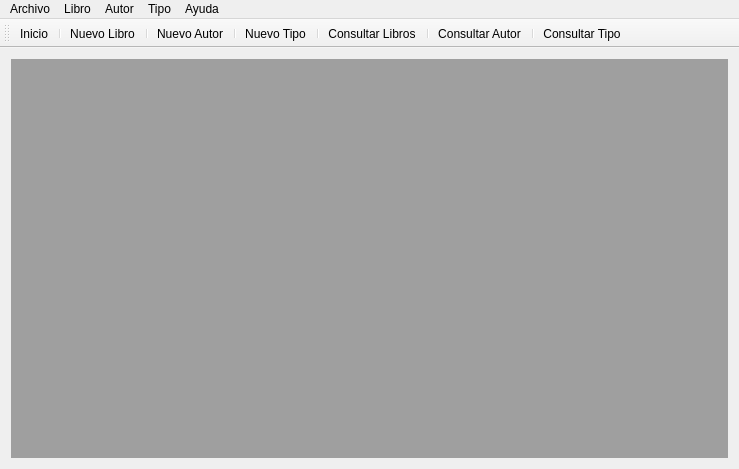
<?xml version="1.0" encoding="UTF-8"?>
<ui version="4.0">
 <class>MainWindow</class>
 <widget class="QMainWindow" name="MainWindow">
  <property name="geometry">
   <rect>
    <x>0</x>
    <y>0</y>
    <width>739</width>
    <height>469</height>
   </rect>
  </property>
  <property name="windowTitle">
   <string>Biblioteca</string>
  </property>
  <widget class="QWidget" name="centralWidget">
   <layout class="QGridLayout" name="gridLayout">
    <item row="0" column="0">
     <widget class="QMdiArea" name="mdiArea">
      <property name="styleSheet">
       <string notr="true"/>
      </property>
     </widget>
    </item>
   </layout>
  </widget>
  <widget class="QMenuBar" name="menuBar">
   <property name="geometry">
    <rect>
     <x>0</x>
     <y>0</y>
     <width>739</width>
     <height>21</height>
    </rect>
   </property>
   <widget class="QMenu" name="menuArchivo">
    <property name="title">
     <string>Archivo</string>
    </property>
    <addaction name="actionQuitar_aplicacion"/>
   </widget>
   <widget class="QMenu" name="menuLibro">
    <property name="title">
     <string>Libro</string>
    </property>
    <addaction name="actionAltaLibro"/>
    <addaction name="actionBajaLibro"/>
    <addaction name="actionConsultaLibro"/>
    <addaction name="actionModificacionLibro"/>
   </widget>
   <widget class="QMenu" name="menuAutor">
    <property name="title">
     <string>Autor</string>
    </property>
    <addaction name="actionAltaAutor"/>
    <addaction name="actionBajaAutor"/>
    <addaction name="actionConsultaAutor"/>
    <addaction name="actionModificacionAutor"/>
   </widget>
   <widget class="QMenu" name="menuEditorial">
    <property name="title">
     <string>Tipo</string>
    </property>
    <addaction name="actionAltaEditorial"/>
    <addaction name="actionBajaEditorial"/>
    <addaction name="actionConsultaEditorial"/>
    <addaction name="actionModificacionEditorial"/>
   </widget>
   <widget class="QMenu" name="menuAyuda">
    <property name="title">
     <string>Ayuda</string>
    </property>
    <addaction name="actionAcerca_de"/>
   </widget>
   <addaction name="menuArchivo"/>
   <addaction name="menuLibro"/>
   <addaction name="menuAutor"/>
   <addaction name="menuEditorial"/>
   <addaction name="menuAyuda"/>
  </widget>
  <widget class="QToolBar" name="mainToolBar">
   <attribute name="toolBarArea">
    <enum>TopToolBarArea</enum>
   </attribute>
   <attribute name="toolBarBreak">
    <bool>false</bool>
   </attribute>
   <addaction name="actionQuitar_aplicacion"/>
   <addaction name="separator"/>
   <addaction name="actionAltaLibro"/>
   <addaction name="separator"/>
   <addaction name="actionAltaAutor"/>
   <addaction name="separator"/>
   <addaction name="actionAltaEditorial"/>
   <addaction name="separator"/>
   <addaction name="actionConsultaLibro"/>
   <addaction name="separator"/>
   <addaction name="actionConsultaAutor"/>
   <addaction name="separator"/>
   <addaction name="actionConsultaEditorial"/>
  </widget>
  <action name="actionQuitar_aplicacion">
   <property name="icon">
    <iconset resource="iconos.qrc">
     <normaloff>:/menu.png</normaloff>:/menu.png</iconset>
   </property>
   <property name="text">
    <string>Inicio</string>
   </property>
  </action>
  <action name="actionAltaLibro">
   <property name="icon">
    <iconset resource="iconos.qrc">
     <normaloff>:/nuevo.png</normaloff>:/nuevo.png</iconset>
   </property>
   <property name="text">
    <string>Nuevo Libro</string>
   </property>
  </action>
  <action name="actionBajaLibro">
   <property name="icon">
    <iconset resource="iconos.qrc">
     <normaloff>:/eliminar.png</normaloff>:/eliminar.png</iconset>
   </property>
   <property name="text">
    <string>Eliminar Libro</string>
   </property>
  </action>
  <action name="actionConsultaLibro">
   <property name="icon">
    <iconset resource="iconos.qrc">
     <normaloff>:/biblioteca.png</normaloff>:/biblioteca.png</iconset>
   </property>
   <property name="text">
    <string>Consultar Libros</string>
   </property>
  </action>
  <action name="actionModificacionLibro">
   <property name="text">
    <string>Modificación</string>
   </property>
  </action>
  <action name="actionAltaAutor">
   <property name="icon">
    <iconset resource="iconos.qrc">
     <normaloff>:/nuevoautor.png</normaloff>:/nuevoautor.png</iconset>
   </property>
   <property name="text">
    <string>Nuevo Autor</string>
   </property>
  </action>
  <action name="actionBajaAutor">
   <property name="icon">
    <iconset resource="iconos.qrc">
     <normaloff>:/eliminar.png</normaloff>:/eliminar.png</iconset>
   </property>
   <property name="text">
    <string>Eliminar Libro</string>
   </property>
  </action>
  <action name="actionConsultaAutor">
   <property name="icon">
    <iconset resource="iconos.qrc">
     <normaloff>:/autor.png</normaloff>:/autor.png</iconset>
   </property>
   <property name="text">
    <string>Consultar Autor</string>
   </property>
  </action>
  <action name="actionModificacionAutor">
   <property name="text">
    <string>Modificación</string>
   </property>
  </action>
  <action name="actionAltaEditorial">
   <property name="icon">
    <iconset resource="iconos.qrc">
     <normaloff>:/editorial.png</normaloff>:/editorial.png</iconset>
   </property>
   <property name="text">
    <string>Nuevo Tipo</string>
   </property>
  </action>
  <action name="actionBajaEditorial">
   <property name="icon">
    <iconset resource="iconos.qrc">
     <normaloff>:/eliminar.png</normaloff>:/eliminar.png</iconset>
   </property>
   <property name="text">
    <string>Eliminar Tipo</string>
   </property>
  </action>
  <action name="actionConsultaEditorial">
   <property name="icon">
    <iconset resource="iconos.qrc">
     <normaloff>:/prestamos.png</normaloff>:/prestamos.png</iconset>
   </property>
   <property name="text">
    <string>Consultar Tipo</string>
   </property>
  </action>
  <action name="actionModificacionEditorial">
   <property name="text">
    <string>Modificación</string>
   </property>
  </action>
  <action name="actionAcerca_de">
   <property name="text">
    <string>Acerca de</string>
   </property>
  </action>
 </widget>
 <layoutdefault spacing="6" margin="11"/>
 <resources>
  <include location="iconos.qrc"/>
 </resources>
 <connections/>
</ui>
